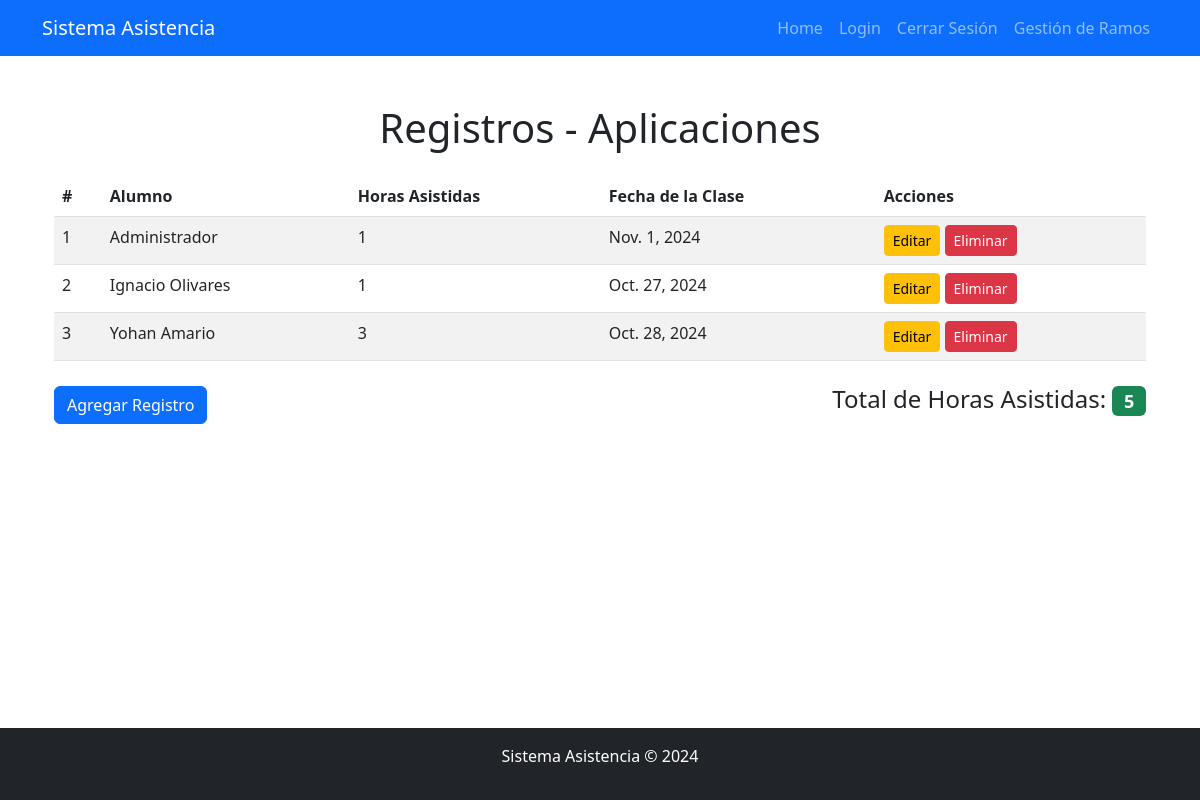
The app's page /aplicaciones/listar/ (signed in) with its own data.
### AsistenciaApp/models.py (models this page shows, shortened)
class AplicacionesMóvilesParaIot(models.Model):
    nombre_asignatura = models.CharField(max_length=100, default="Aplicaciones Móviles Para Iot")
    horas_asistidas = models.IntegerField()
    alumno = models.ForeignKey(User, on_delete=models.CASCADE)
    fecha_clase = models.DateField()

### AsistenciaApp/views.py (the view)
# urls.py: path('<str:materia>/listar/', views.listar_registros, name='listar_registros'),
@login_required
def listar_registros(request, materia):
    modelos = {
        'aplicaciones': AplicacionesMóvilesParaIot,
        'ingenieria': IngenieríaDeSoftware,
        'programacion': ProgramaciónBackEnd
    }
    if materia not in modelos:
        return render(request, "404.html")  # Página 404 si la materia no existe
    modelo = modelos[materia]
    registros = modelo.objects.all()
    suma_horas = modelo.objects.aggregate(total_horas_asistidas=Sum('horas_asistidas'))['total_horas_asistidas'] or 0
    return render(request, "base/listar.html", {
        'registros': registros,
        'materia': materia,
        'suma_horas': suma_horas
    })

### AsistenciaApp/templates/base/listar.html (shortened to what this page needs)
{% extends 'themes/base.html' %}
{% block content %}
<div class="container">
    <h1 class="text-center my-4">Registros - {{ materia|capfirst }}</h1>
    <table class="table table-striped">
        <thead>
            <tr>
                <th>#</th>
                <th>Alumno</th>
                <th>Horas Asistidas</th>
                <th>Fecha de la Clase</th>
                <th>Acciones</th>
            </tr>
        </thead>
        <tbody>
            {% for registro in registros %}
            <tr>
                <td>{{ forloop.counter }}</td>
                <td>{{ registro.alumno.first_name }} {{ registro.alumno.last_name }}</td>
                <td>{{ registro.horas_asistidas }}</td>
                <td>{{ registro.fecha_clase }}</td>
                <td>
                    <a href="{% url 'actualizar_registro' materia registro.pk %}" class="btn btn-warning btn-sm">Editar</a>
                    <a href="{% url 'eliminar_registro' materia registro.pk %}" class="btn btn-danger btn-sm">Eliminar</a>
                </td>
            </tr>
            {% empty %}
            <tr>
                <td colspan="5" class="text-center">No hay registros disponibles.</td>
            </tr>
            {% endfor %}
        </tbody>
    </table>
    <div class="d-flex justify-content-between align-items-center mt-4">
        <a href="{% url 'agregar_registro' materia %}" class="btn btn-primary">Agregar Registro</a>
        <h4>Total de Horas Asistidas: <span class="badge bg-success">{{ suma_horas }}</span></h4>
    </div>
</div>
{% endblock %}

### records on screen
AplicacionesMóvilesParaIot: alumno.first_name "Administrador", horas_asistidas "1", fecha_clase "Nov. 1, 2024"
AplicacionesMóvilesParaIot: alumno.first_name "Ignacio", alumno.last_name "Olivares", horas_asistidas "1", fecha_clase "Oct. 27, 2024"
AplicacionesMóvilesParaIot: alumno.first_name "Yohan", alumno.last_name "Amario", horas_asistidas "3", fecha_clase "Oct. 28, 2024"

### other values on screen
{{ materia|capfirst }} "Aplicaciones"
{{ suma_horas }} "5"
